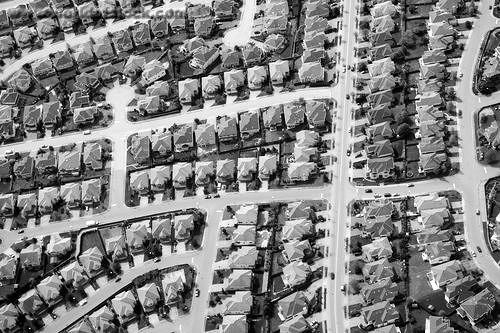
%> input picture Trabalho Individual 1 IPI 2017.2/Questao2/Image1.pgm, 500 x 333 px
$ octave Questao2.m   (GNU Octave 9; MATLAB toolbox functions it lacks are replaced by stand-ins)
%> lines starting %> are read from the running program, lines starting %| are printed output that depends on the picture
%%%%%%%%%%%%%%%%%%%%%%%%%%%%%%%%%%%%%%%%%%%%%%%%%%%%
% Universidade de Brasilia                         %
% Departamento de Ciencia da Computacao            %
% Introducao ao Processamento de Imagens - Turma A %
% Professor Bruno Luiggi Macchiavello Espinoza     %
% Trabalho Individual 1 - Questao 2                %
% Lucas Mariano Carvalho - 16/0133661              %
%%%%%%%%%%%%%%%%%%%%%%%%%%%%%%%%%%%%%%%%%%%%%%%%%%%%

clear all;
close all;
clc;

% Faz a leitura da imagem de entrada.
Img=imread('Image1.pgm');
%> Img is the input picture: size 333x500 uint8; min 0, max 255, mean 130.2
figure, imshow(Img), title('Imagem original');

% Matriz filtro laplaciano de centro 8.
Laplace=[-1 -1 -1; -1 8 -1; -1 -1 -1];

% Aplicando o Filtro laplaciano de centro 8.
ImgFiltrada=imfilter(Img,Laplace);
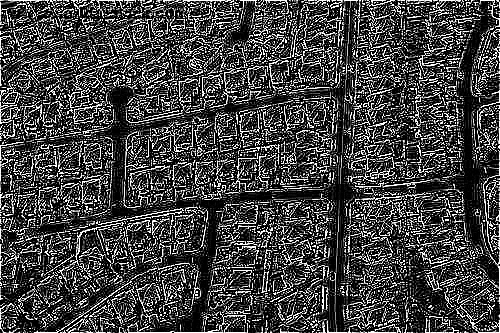
%> ImgFiltrada: size 333x500 uint8; min 0, max 255, mean 67.3

% Resultado do filtro com imagem original.
Resultado=Img+ImgFiltrada;
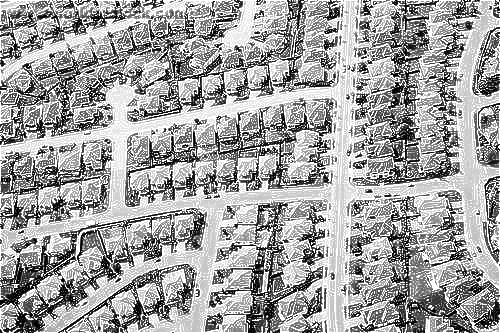
%> Resultado: size 333x500 uint8; min 0, max 255, mean 162.4
figure, imshow(Resultado), title('Imagem com filtro 2.1');

%-------------------------------------------------------------------------------------------------------------------------------------%

% Criando filtro gaussiano de tamanho = [3 3] e sigma = 0.5 .
FiltroGaussiano = fspecial('gaussian',[3 3],0.5);

% Aplicando o filtro gaussiano na imagem original.
ImgGauss = imfilter(Img,FiltroGaussiano,'same');

% Matriz filtro laplaciano de centro 4.
Laplace2=[0 -1 0; -1 4 -1; 0 -1 0];

% Aplicando o Filtro laplaciano de centro 4 na imagem que foi aplicada o filtro gaussiano.
ImgFiltrada2=imfilter(ImgGauss,Laplace2);
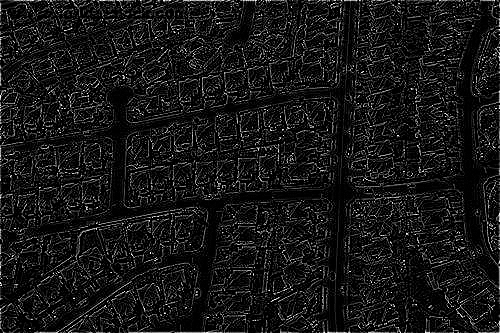
%> ImgFiltrada2: size 333x500 uint8; min 0, max 255, mean 23.2

% Resultado do filtro com imagem de filtro gaussiano de tamanho = [3 3] e sigma = 0.5 .
Resultado2=ImgGauss+ImgFiltrada2;
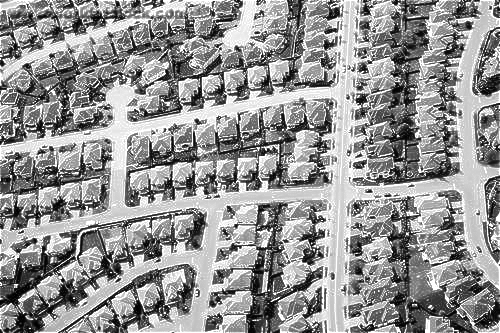
%> Resultado2: size 333x500 uint8; min 0, max 255, mean 148.1
figure, imshow(Resultado2), title('Imagem com filtro 2.2');

%-------------------------------------------------------------------------------------------------------------------------------------%

% Criando filtro gaussiano de tamanho = [3 3] e sigma = 1.
FiltroGaussiano2 = fspecial('gaussian',[3 3],1);

% Aplicando o filtro gaussiano na imagem original.
ImgGauss2 = imfilter(Img,FiltroGaussiano2,'same');
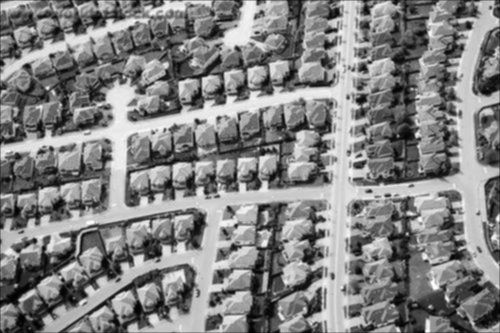
%> ImgGauss2: size 333x500 uint8; min 1, max 253, mean 129.8

% Matriz filtro laplaciano de centro -8.
Laplace3=[1 1 1; 1 -8 1; 1 1 1];

% Aplicando o Filtro laplaciano de centro 8 na imagem que foi aplicada o filtro gaussiano.
ImgFiltrada3=imfilter(ImgGauss2,Laplace3);
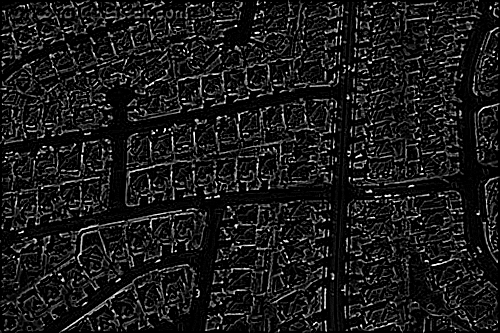
%> ImgFiltrada3: size 333x500 uint8; min 0, max 255, mean 26.3

% Resultado do filtro com imagem de filtro gaussiano de tamanho = [3 3] e sigma = 1.0.
Resultado3=ImgGauss2-ImgFiltrada3;
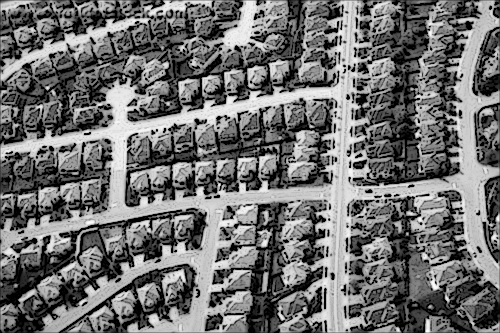
%> Resultado3: size 333x500 uint8; min 0, max 253, mean 111.5
figure, imshow(Resultado3), title('Imagem com filtro 2.3');

%-------------------------------------------------------------------------------------------------------------------------------------%
